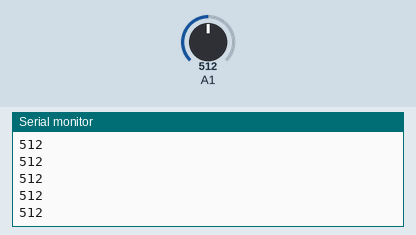
Recording of a sketch running on a simulated Arduino Uno, built with avr-gcc and run on an emulated ATmega328P. Shown: the last lines printed to the serial monitor. Inputs (shaded band) come from the test bench; at power-on: A1 = 512.

Above: at 1.2 s.
1.3 s: A1 set to 716
At 1.56 s:
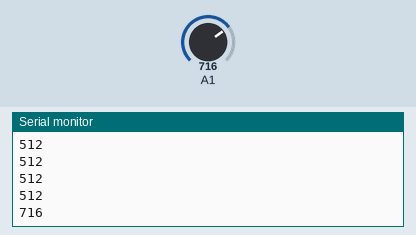
2.8 s: A1 set to 900
At 2.96 s:
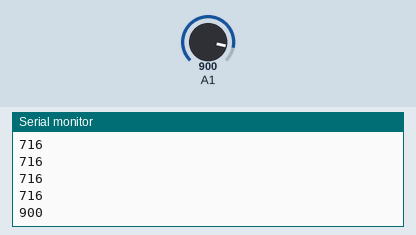
Timing chart, 0 to 5.8 s (numbered marks = the images above; inputs shaded):
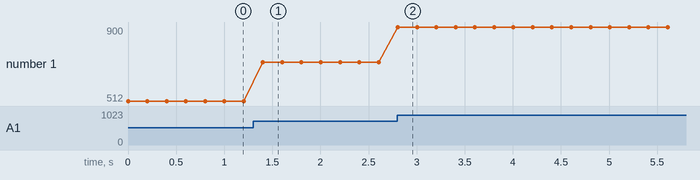

The sketch:

analog_test.ino
```cpp
void setup() {
  // put your setup code here, to run once:
Serial.begin(9600);
pinMode(A1, INPUT);//300 - граница, на улице 400-450
}

void loop() {
  // put your main code here, to run repeatedly:
Serial.println(analogRead(A1));
  delay(200);
}
```

Measured:
- after the input at 1.3 s, the serial monitor: prints a new line after 0.10 s (image 1)
- after the input at 2.8 s, the serial monitor: prints a new line at once (image 2)
- plotted number 1: 512 → 716 after the input at 1.3 s, 716 → 900 after the input at 2.8 s
